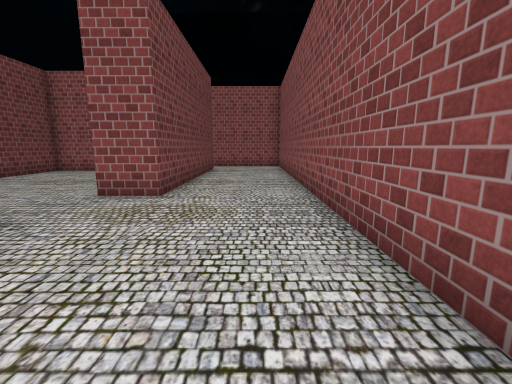
[1] (above)

22 first-person views from a walk through a Unity game level. The camera is 1.2 m above the floor, tilts 10° down and sees 90° across. The floor is counted in squares, 1 m on a side. Each view is taken from the middle of a square. On the plan, view 1 faces up. The plan holds only what a view shows up to about 12 squares ahead; the rest is blank. The place goes on beyond the plan. The player character is not drawn. Some animated figures are not drawn. Some surface patterns are stand-ins.

[2]
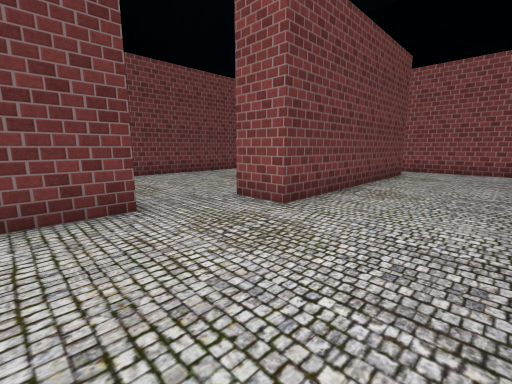

[3]
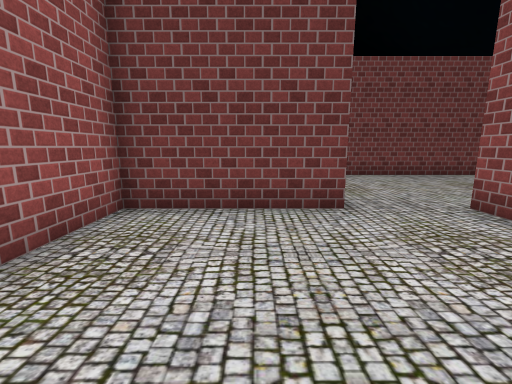

[4]
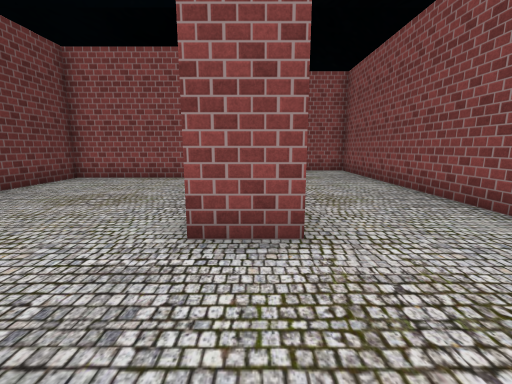

[5]
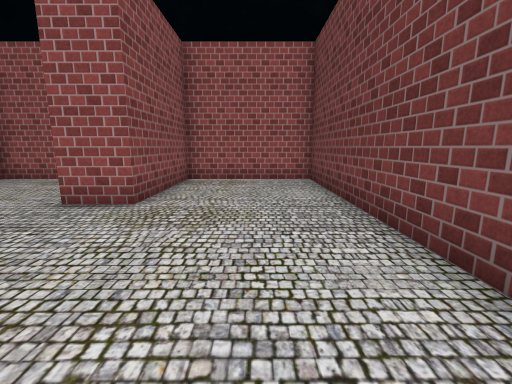

[6]
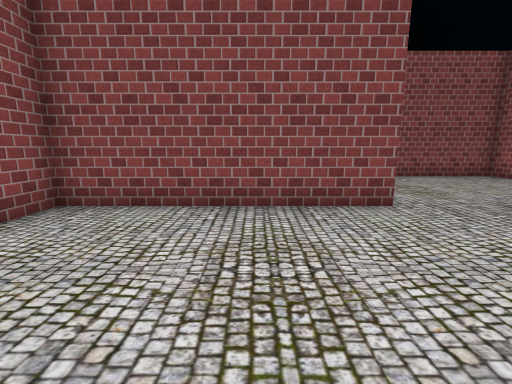

[7]
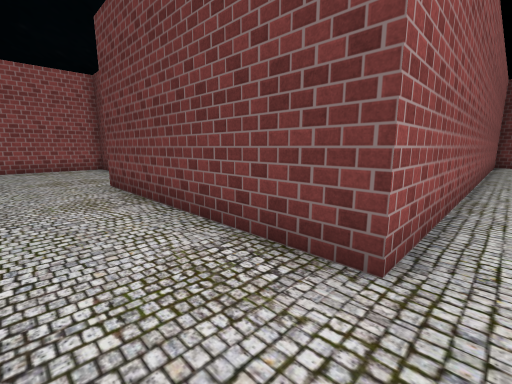

[8]
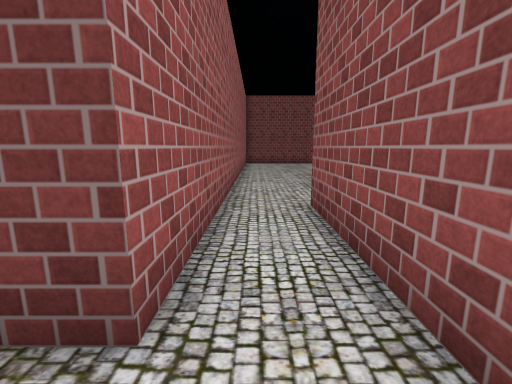

[9]
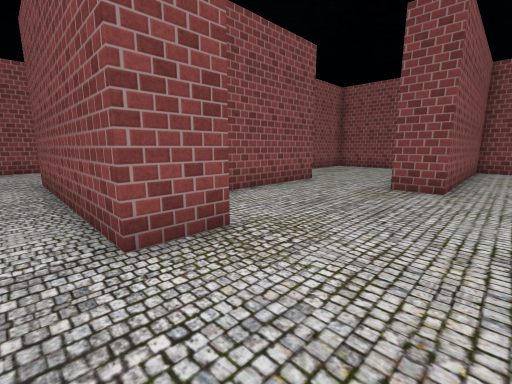

[10]
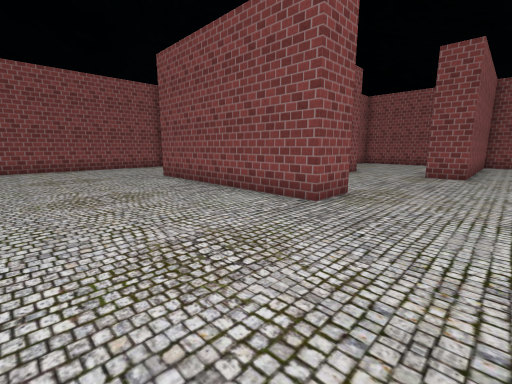

[11]
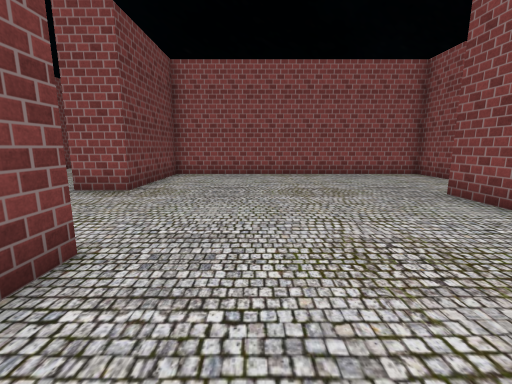

[12]
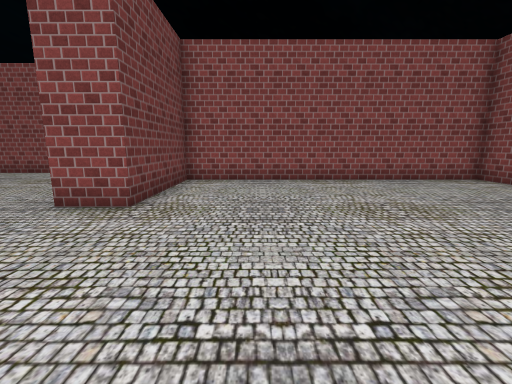

[13]
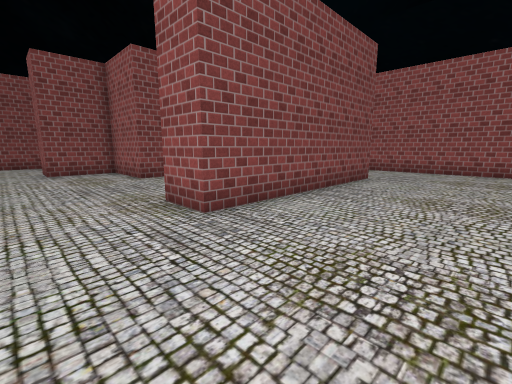

[14]
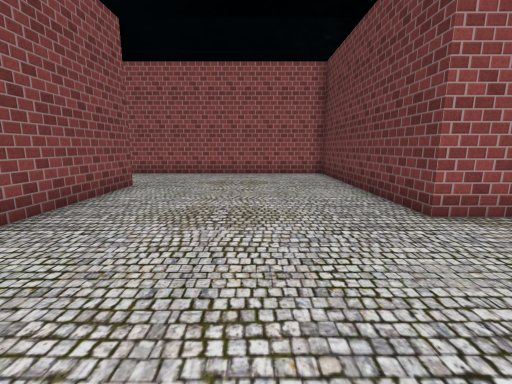

[15]
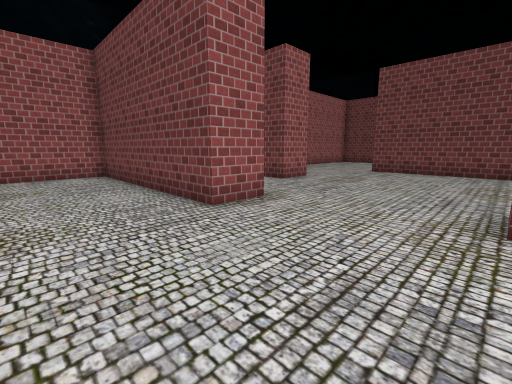

[16]
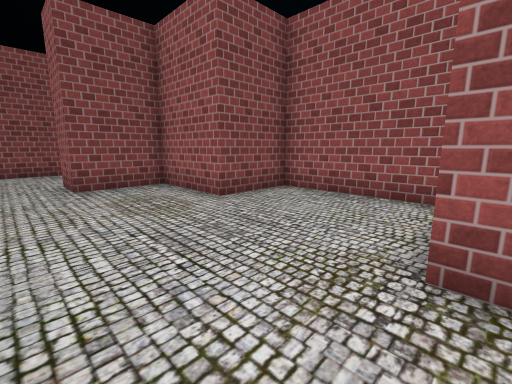

[17]
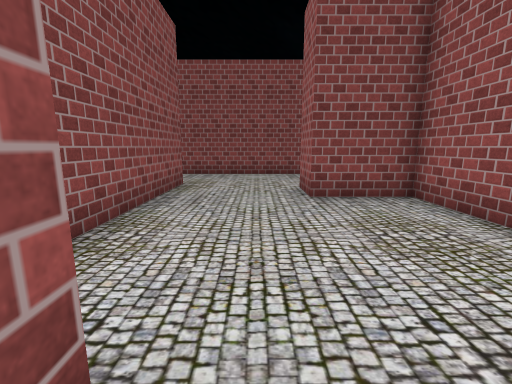

[18]
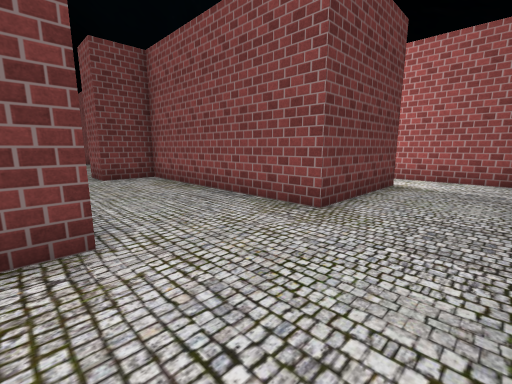

[19]
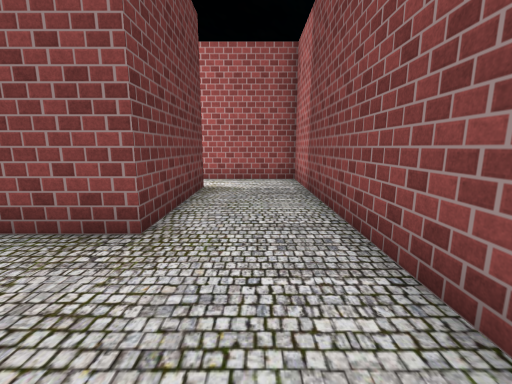

[20]
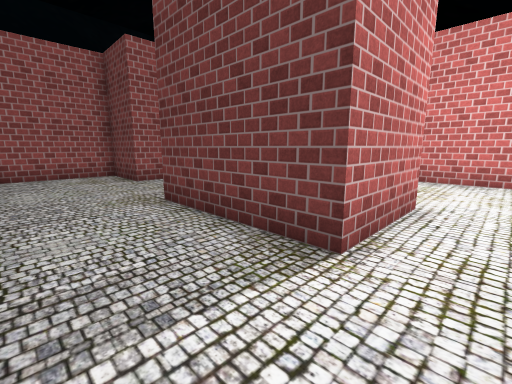

[21]
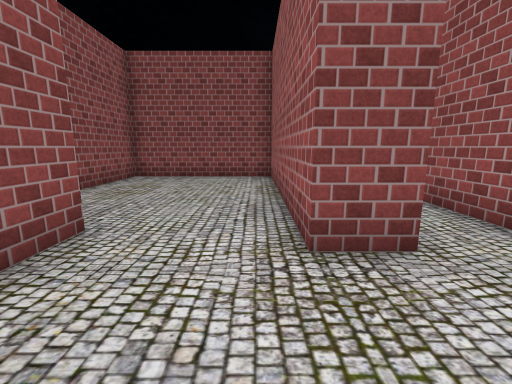

[22]
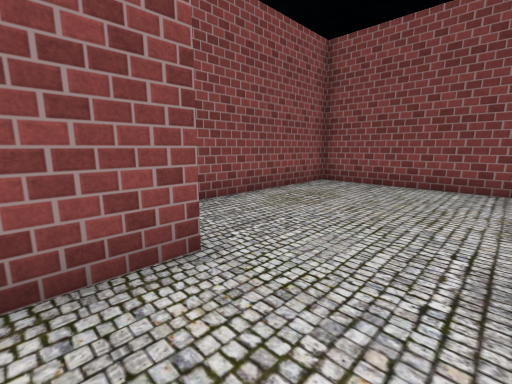

### Floor plan
Ten units are one square. View 1 is at (0, 0); x grows to the right and y downward. Boxes are objects, and circles mark ways between rooms. Rooms are numbered by the first view taken in them; rooms with no view inside come last. Other rooms are left out.
<svg viewBox="-225 -371 245 382">
<path fill="none" stroke="#000" d="M-39 -37 -39 6 15 6 15 -161 -62 -161M-66 -143 -24 -143 -24 -62 -39 -62M-39 -62 -39 -130 -100 -130 -100 6 -54 6 -54 -37 -39 -37M-110 -217 -70 -217 -70 -242 -39 -242 -39 -267 -24 -267 -24 -242 11 -242M-54 -205 -96 -205M-115 -180 -131 -180 -131 -254 -115 -254M-62 -161 -62 -174 11 -174M15 -260 15 -366 -22 -366M-216 -217 -200 -217 -200 -143 -66 -143M-48 -348 -16 -348 -16 -304 -93 -304 -93 -285 -108 -285 -108 -304 -215 -304 -215 -261M15 -172 15 -230 -39 -230"/>
<circle cx="-40" cy="-50" r="3" fill="#2a7"/>
<circle cx="-60" cy="-150" r="3" fill="#2a7"/>
<text x="-10" y="-70">1</text>
<text x="-70" y="-60">2</text>
<text x="-100" y="-240">3</text>
</svg>
Room 1 opens to room 2. Room 1 opens to room 3.

Where each view was taken, in squares from view 1:
view 1: 0 up, 0 right, facing up
view 2: 2 up, 1 right, facing up-left
view 3: 2 up, 1 right, facing left
view 4: 3 up, 3 left, facing up
view 5: 9 up, 8 left, facing down
view 6: 9 up, 9 left, facing right
view 7: 15 up, 0 right, facing down-left
view 8: 15 up, 1 left, facing left
view 9: 15 up, 14 left, facing up-right
view 10: 15 up, 18 left, facing up-right
view 11: 19 up, 18 left, facing up
view 12: 21 up, 19 left, facing up
view 13: 28 up, 17 left, facing down-right
view 14: 26 up, 17 left, facing down
view 15: 26 up, 17 left, facing down-left
view 16: 28 up, 12 left, facing down-right
view 17: 28 up, 10 left, facing right
view 18: 26 up, 1 right, facing up-left
view 19: 27 up, 0 right, facing up
view 20: 36 up, 1 right, facing down-left
view 21: 18 up, 9 left, facing right
view 22: 18 up, 7 left, facing up-right
